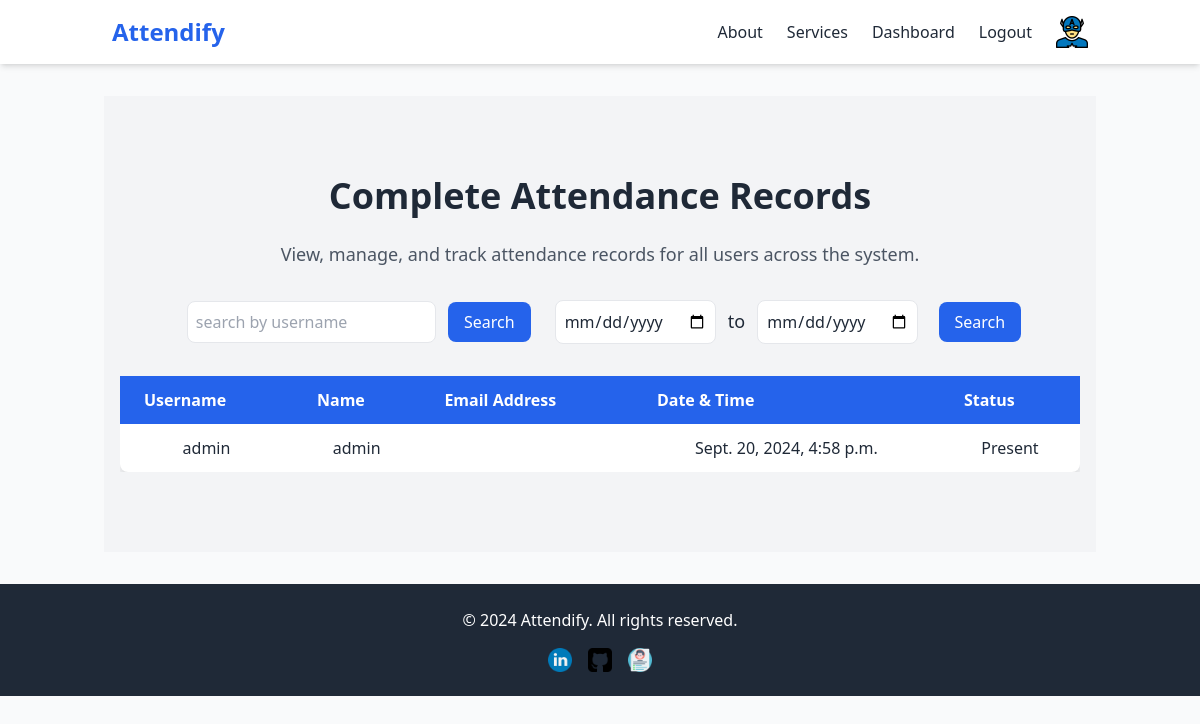
Before: /complete_attendance_records/ (signed in) with the older database file.
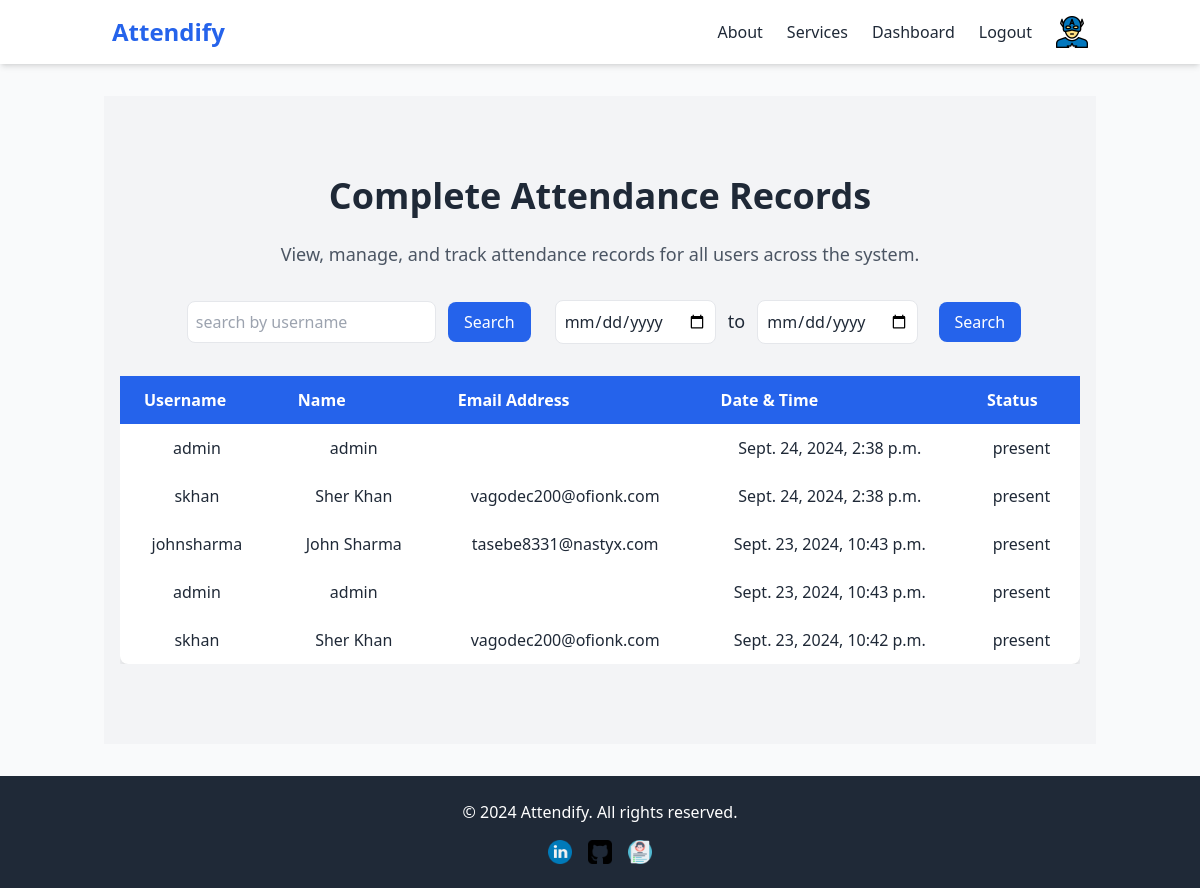
After: the same page with the newer database file.
### attendance/models.py (models this page shows, shortened)
class Attendance(models.Model):
    user = models.ForeignKey(User, on_delete=models.CASCADE)  # Link to the user
    timestamp = models.DateTimeField(auto_now_add=True)  # Automatically records the time of attendance
    status = models.CharField(max_length=20, choices= [('Absent', 'Absent'), ('Present', 'Present')], default='Absent')

### attendance/views.py (the view)
# urls.py: path("complete_attendance_records/", views.complete_attendance_records, name="complete_attendance_records"),
def complete_attendance_records(request):
    if request.user.is_authenticated and request.user.is_superuser:
        complete_attendance_records = reversed(list(Attendance.objects.all()))
    return render(request, 'attendance/complete_attendance_records.html', {'complete_attendance_records': complete_attendance_records})

### templates/attendance/complete_attendance_records.html (shortened to what this page needs)
{% extends 'base.html' %}
{% block content %}
<section class="attendance-section py-20 px-4 bg-gray-100 text-center">
    <h1 class="text-4xl font-bold text-gray-800 mb-6 animate__animated animate__fadeInDown">Complete Attendance Records</h1>
    <p class="text-lg text-gray-600 mb-8 animate__animated animate__fadeIn">View, manage, and track attendance records for all users across the system.</p>
    <div class="flex flex-col md:flex-row items-center justify-center space-y-4 md:space-y-0 md:space-x-4 mb-8">
        <form action="{% url 'search_by_username' %}" method="post">
            <input type="text" placeholder="search by username" id="search_by_username" name="search_by_username" class="border rounded-lg p-2 mx-2" required>
            <button type="submit" class="bg-blue-600 text-white px-4 py-2 rounded-lg hover:bg-blue-700">Search</button>
        </form>
        <form action="{% url 'search_by_date' %}" method="post">
            <input type="date" id="start_date" name="start_date" value="{{ start_date }}" required class="border rounded-lg p-2 mx-2">
            <label for="end_date" class="text-lg">to</label>
            <input type="date" id="end_date" name="end_date" value="{{ end_date }}" required class="border rounded-lg p-2 mx-2">
            <button type="submit" class="ml-2 bg-blue-600 text-white px-4 py-2 rounded-lg hover:bg-blue-700">Search</button>
        </form>
    </div>
    <div class="overflow-x-auto">
        <table class="min-w-full bg-white shadow-lg rounded-lg">
            <thead>
                <tr class="bg-blue-600 text-white">
                    <th class="py-3 px-6 text-left">Username</th>
                    <th class="py-3 px-6 text-left">Name</th>
                    <th class="py-3 px-6 text-left">Email Address</th>
                    <th class="py-3 px-6 text-left">Date & Time</th>
                    <th class="py-3 px-6 text-left">Status</th>
                </tr>
            </thead>
            <tbody>
                {% for record in complete_attendance_records %}
                <tr class="hover:bg-gray-100 transition duration-300">
                    <td class="py-3 px-6">{{ record.user.username }}</td>
                    <td class="py-3 px-6">{{ record.user.first_name }} {{ record.user.last_name }}</td>
                    <td class="py-3 px-6">{{ record.user.email }}</td>
                    <td class="py-3 px-6">{{ record.timestamp }}</td>
                    <td class="py-3 px-6">{{ record.status }}</td>
                </tr>
                {% empty %}
                <tr>
                    <td colspan="5" class="py-3 px-6 text-gray-500 text-center">No attendance records found.</td>
                </tr>
                {% endfor %}
            </tbody>
        </table>
    </div>
</section>
{% endblock %}

Changed rows visible on the page:
removed Attendance: user.username "admin", user.first_name "admin", timestamp "Sept. 20, 2024, 4:58 p.m.", status "Present"
added Attendance: user.username "admin", user.first_name "admin", timestamp "Sept. 24, 2024, 2:38 p.m.", status "present"
added Attendance: user.username "skhan", user.first_name "Sher", user.last_name "Khan", user.email "vagodec200@ofionk.com", timestamp "Sept. 24, 2024, 2:38 p.m.", status "present"
added Attendance: user.username "johnsharma", user.first_name "John", user.last_name "Sharma", user.email "tasebe8331@nastyx.com", timestamp "Sept. 23, 2024, 10:43 p.m.", status "present"
added Attendance: user.username "admin", user.first_name "admin", timestamp "Sept. 23, 2024, 10:43 p.m.", status "present"
added Attendance: user.username "skhan", user.first_name "Sher", user.last_name "Khan", user.email "vagodec200@ofionk.com", timestamp "Sept. 23, 2024, 10:42 p.m.", status "present"
